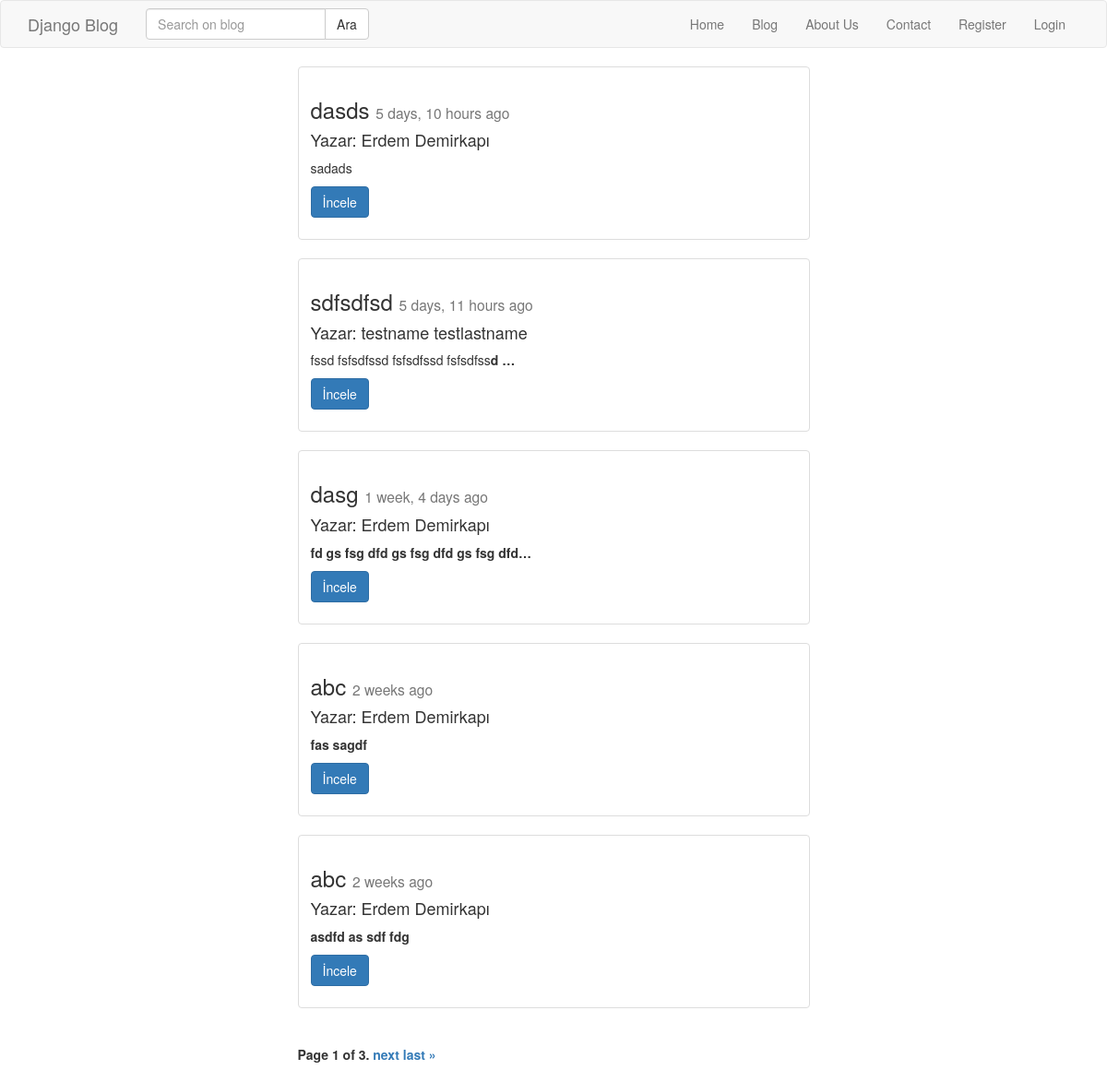
Page /post/index/ on the earlier database version.
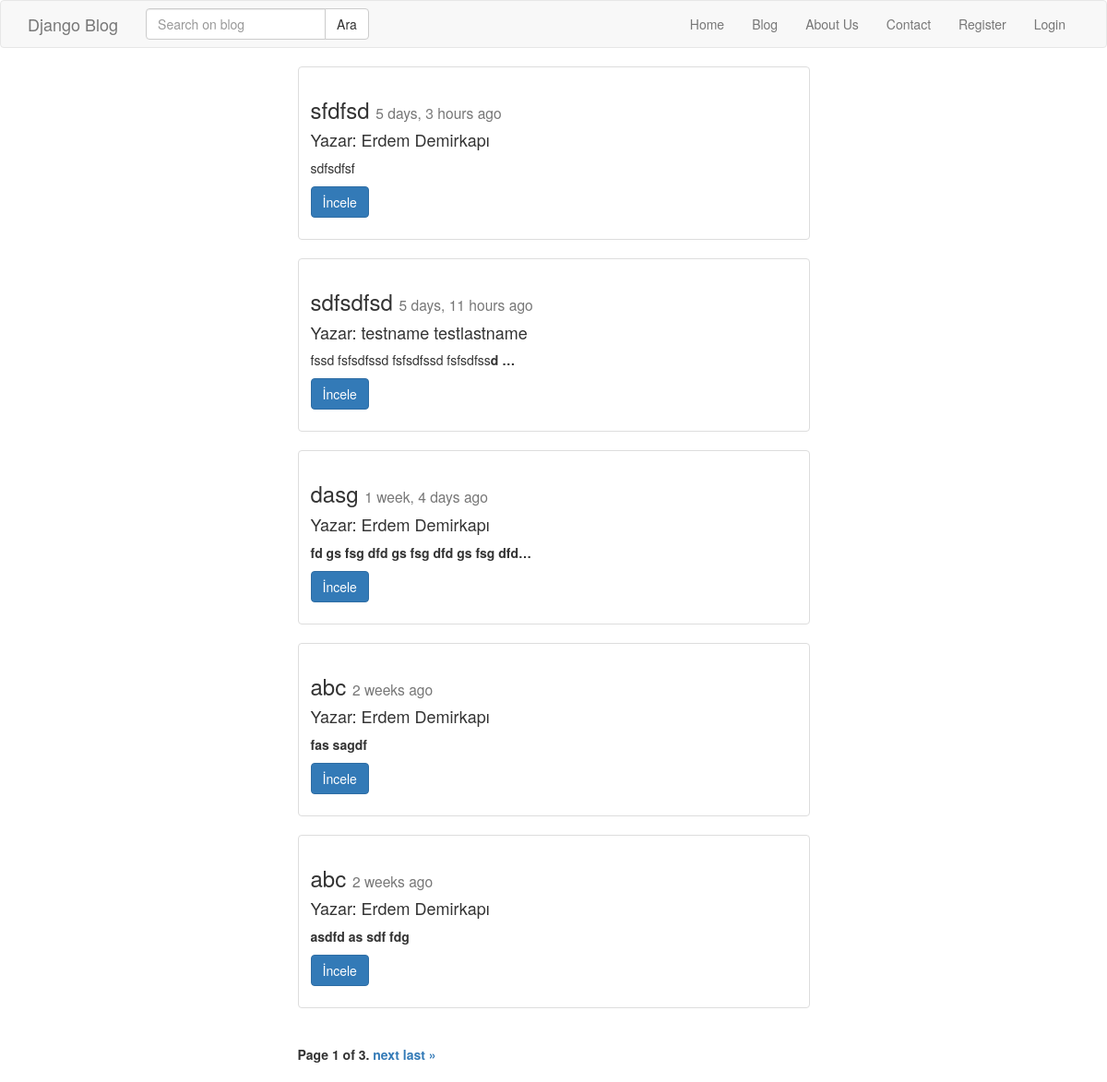
Same page on the later database version.
### post/models.py (models this page shows, shortened)
class Post(models.Model):
    user = models.ForeignKey('auth.User', on_delete=models.CASCADE)
    title = models.CharField(max_length = 120)
    content = RichTextField()
    publishing_date = models.DateTimeField(auto_now_add = True)
    image = models.ImageField(null = True, blank = True)
    slug = models.SlugField(unique = True, editable = False, max_length = 130)
    def get_absolute_url(self):
        return reverse('post:detail', kwargs={'slug': self.slug})
    class Meta:
        ordering = ['-publishing_date', 'id']

### post/views.py (the view, shortened to what this page needs)
# urls.py: path('index/', post_index, name = 'index'),
def post_index(request):
    post_list = Post.objects.all()
    query = request.GET.get('q')
    paginator = Paginator(post_list, 5)
    page = request.GET.get('page')
    try:
        posts = paginator.get_page(page)
    except PageNotAnInteger:
        posts = paginator.get_page(1)
    except EmptyPage:
        posts = paginator.get_page(paginator.num_pages)
    return render(request, 'post/index.html', { 'posts': posts })

### templates/post/index.html (shortened to what this page needs)
{% extends 'base.html' %}
{% block body %}
    <div class="container">
        {% for post in posts %}
            <div class="row">
                <div class="col-md-6 col-md-offset-3">
                    <div class="thumbnail">
                        <div class="caption">
                            <h3>{{ post.title }} <small> {{ post.publishing_date | timesince}} ago</small> </h3>
                            <h4> Yazar: {{ post.user.get_full_name }} </h4>
                            <p>{{ post.content | safe | linebreaks | truncatechars:50}}</p>
                            <p>
                                <a href="{{ post.get_absolute_url }}" class="btn btn-primary" role="button">İncele</a>
                            </p>
                        </div>
                    </div>
                </div>
            </div>
        {% endfor %}
        <div class="row">
            <div class="col-md-6 col-md-offset-3">
                <div class="pagination">
                    <span class="step-links">
                        <span class="current">
                            Page {{ posts.number }} of {{ posts.paginator.num_pages }}.
                        </span>
                        {% if posts.has_next %}
                            <a href="?page={{ posts.next_page_number }}{% if request.GET.q %}&q={{ request.GET.q }} {% endif %}">next</a>
                            <a href="?page={{ posts.paginator.num_pages }}{% if request.GET.q %}&q={{ request.GET.q }} {% endif %}">last &raquo;</a>
                        {% endif %}
                    </span>
                </div>
            </div>
        </div>
    </div>
{% endblock %}

### templates/base.html (shortened to what this page needs)
{% load static %}
<!DOCTYPE html>
<html lang="en">
    <head>
        <link rel="stylesheet" href="{% static 'css/style.css' %}">
        <link rel="stylesheet" href="{% static 'css/bootstrap.min.css' %}">
    </head>
    <body>
        {% include 'header.html' %}
        {% block body %}
        {% endblock %}
    </body>
</html>

### templates/header.html (shortened to what this page needs)
<nav class="navbar navbar-default" role="banner">
    <div class="container">
        <div class="navbar-header">
            <a href="{% url 'home' %}" class="navbar-brand">Django Blog</a>
        </div>
        <nav class="collapse navbar-collapse" role="navigation">
            <form class="navbar-form navbar-left" role="search" method="GET" action="">
                <div class="input-group">
                    <input class="form-control" type="text" name="q" placeholder="Search on blog" value="{{ request.GET.q }}" >
                    <span class="input-group-btn">
                        <input class="btn btn-default" type="submit" value="Ara">
                    </span>
                </div>
            </form>
            <ul class="nav navbar-nav navbar-right">
                <li><a href="{% url 'home' %}">Home</a></li>
                <li><a href="{% url 'post:index' %}">Blog</a></li>
                <li><a href="#">About Us</a></li>
                <li><a href="#">Contact</a></li>
                {% if not request.user.is_authenticated %}
                    <li><a href="{% url 'accounts:register' %}">Register</a></li>
                    <li><a href="{% url 'accounts:login' %}">Login</a></li>
                {% else %}
                    <li><a href="{% url 'accounts:logout' %}">Logout</a></li>
                {% endif %}
            </ul>
        </nav>
    </div>
</nav>

Differences in the rows shown:
removed Post: title "dasds", publishing_date "5 days, 10 hours", user.get_full_name "Erdem Demirkapı", content "sadads"
added Post: title "sfdfsd", publishing_date "5 days, 3 hours", user.get_full_name "Erdem Demirkapı", content "sdfsdfsf"
